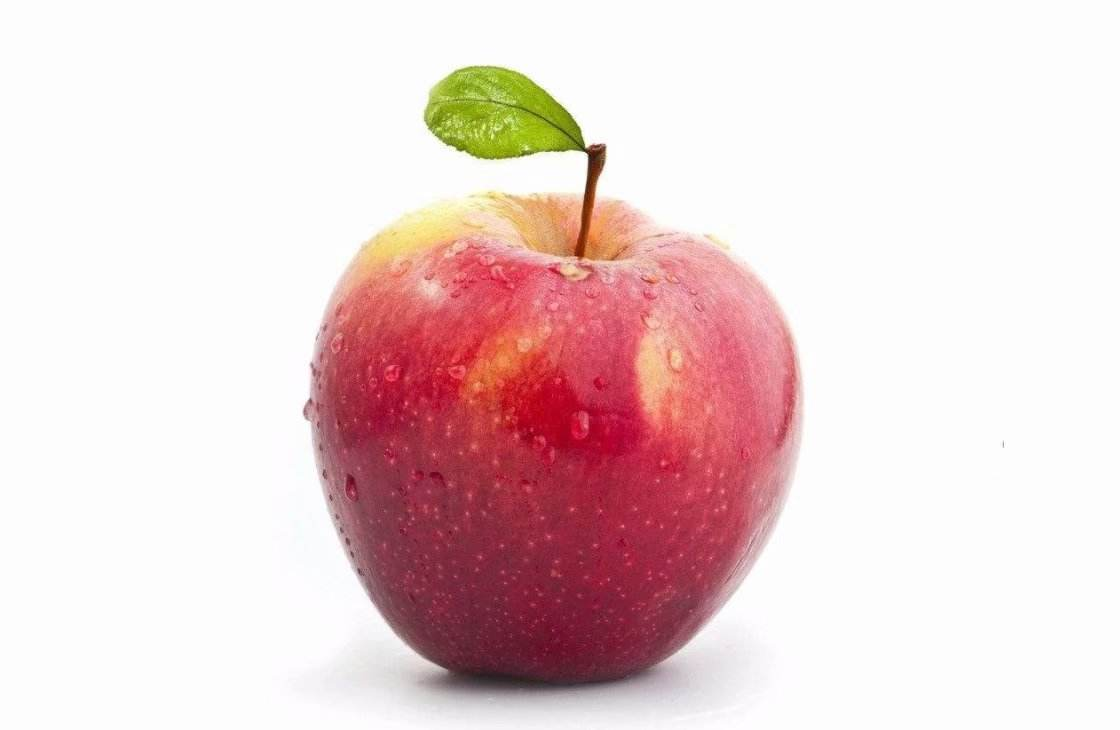
#> input picture T30_Algorithm/P1_Hash/02_pHash/img_test/apple-01.jpg, 1120 x 730 px
$ python phash_v1.py
#> lines starting #> are read from the running program, lines starting #| are printed output that depends on the picture
"""
以图搜图：感知哈希算法（Perceptual hash algorithm）的原理与实现
测试环境：win10 | python 3.9.13 | OpenCV 4.4.0 | numpy 1.21.1
实验时间：2023-10-22
"""

# 以图搜图：感知哈希算法（Perceptual hash algorithm）的原理与实现。
#
# 感知哈希算法借助离散余弦变换（Discrete Cosine Transform，DCT）来提取图像的频率特征。
# 它首先将图像转换为灰度图像，并调整图像的大小为固定的尺寸（如32x32像素）。
# 然后，对调整后的图像应用DCT，并保留低频分量。
# 接下来，根据DCT系数的相对大小，将图像转换为一个二进制哈希值。
# 通过计算两个图像哈希值的汉明距离，可以衡量图像的相似度。

# ---------------------------------------------------------------------------------------------------------------------
# 测试原图读取
# 为什么通过 cv2.imread(img_path) 加载的图像，显示出来之后，原图由红色变成了蓝色？
#
# 测试图像灰度
# 为什么使用了 cv2.cvtColor(img, cv2.COLOR_BGR2GRAY) ，但显示出来图像是彩色的？
# ---------------------------------------------------------------------------------------------------------------------

import sys
import cv2
import numpy as np
import matplotlib.pyplot as plt

print("Python 版本:", sys.version)
print("OpenCV 版本:", cv2.__version__)
print("numpy 版本:", np.__version__)

# 测试图片路径
img_path = 'img_test/apple-01.jpg'

# 通过OpenCV加载图像
img = cv2.imread(img_path)
#> img is the input picture: shape (730, 1120, 3); mean B, G, R 210.4, 210.1, 234.1

# 通道重排，从BGR转换为RGB
img = cv2.cvtColor(img, cv2.COLOR_BGR2RGB)

# 缩小图像：使用OpenCV的resize函数将图像缩放为32x32像素，采用Cubic插值方法进行图像重采样
img_32 = cv2.resize(img, (32, 32), cv2.INTER_CUBIC)
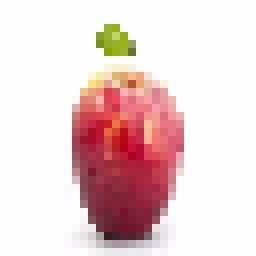
#> img_32: shape (32, 32, 3) (shown 8 times larger); mean R, G, B 234, 210.1, 210.4

# 图像灰度化：将彩色图像转换为灰度图像。减少计算量。
img_gray = cv2.cvtColor(img_32, cv2.COLOR_BGR2GRAY)
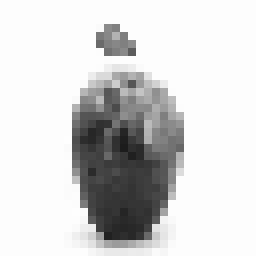
#> img_gray: shape (32, 32) (shown 8 times larger); min 28, max 254, mean 212.9


plt.imshow(img_32, cmap='gray')
plt.show()

$ run again, with T30_Algorithm/P1_Hash/02_pHash/img_test/apple-03.jpg copied over T30_Algorithm/P1_Hash/02_pHash/img_test/apple-01.jpg
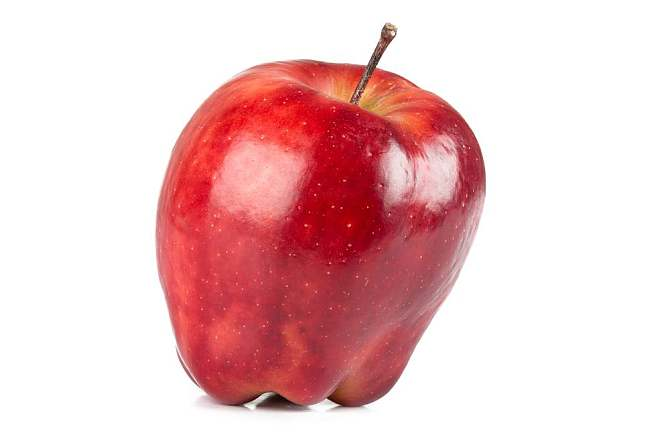
#> input picture T30_Algorithm/P1_Hash/02_pHash/img_test/apple-03.jpg, 670 x 447 px
#> img is the input picture: shape (447, 670, 3); mean B, G, R 200.7, 199, 236.9
#> `img_32 = cv2.resize(img, (32, 32), cv2.INTER_CUBIC)`:
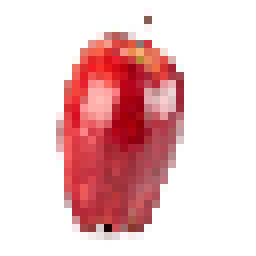
#> img_32: shape (32, 32, 3) (shown 8 times larger); mean R, G, B 236.9, 199.3, 200.9
#> `img_gray = cv2.cvtColor(img_32, cv2.COLOR_BGR2GRAY)`:
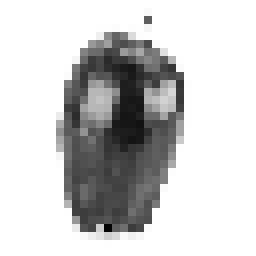
#> img_gray: shape (32, 32) (shown 8 times larger); min 4, max 255, mean 204.1

$ run again, with T30_Algorithm/P1_Hash/02_pHash/img_test/apple-04.jpg copied over T30_Algorithm/P1_Hash/02_pHash/img_test/apple-01.jpg
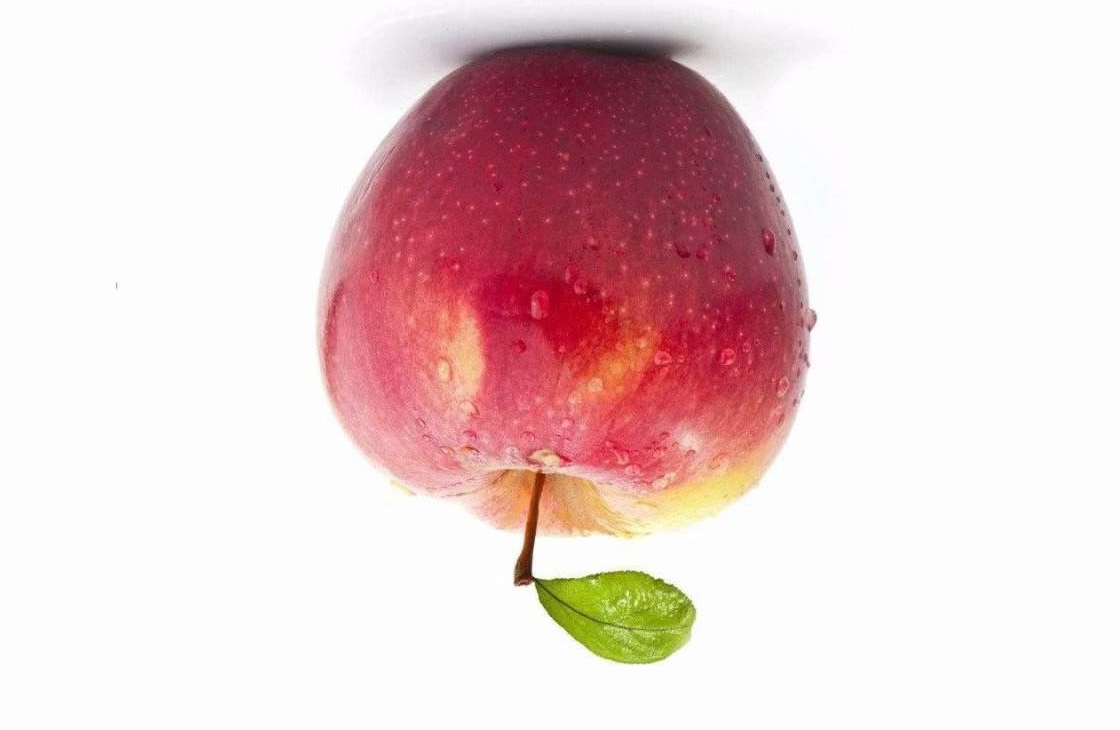
#> input picture T30_Algorithm/P1_Hash/02_pHash/img_test/apple-04.jpg, 1120 x 730 px
#> img is the input picture: shape (730, 1120, 3); mean B, G, R 210.4, 210.1, 234.1
#> `img_32 = cv2.resize(img, (32, 32), cv2.INTER_CUBIC)`:
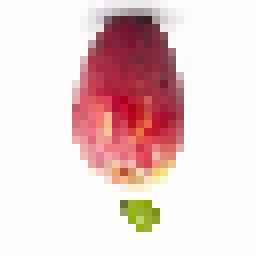
#> img_32: shape (32, 32, 3) (shown 8 times larger); mean R, G, B 234, 210.1, 210.4
#> `img_gray = cv2.cvtColor(img_32, cv2.COLOR_BGR2GRAY)`:
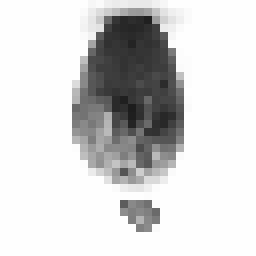
#> img_gray: shape (32, 32) (shown 8 times larger); min 28, max 254, mean 212.9
